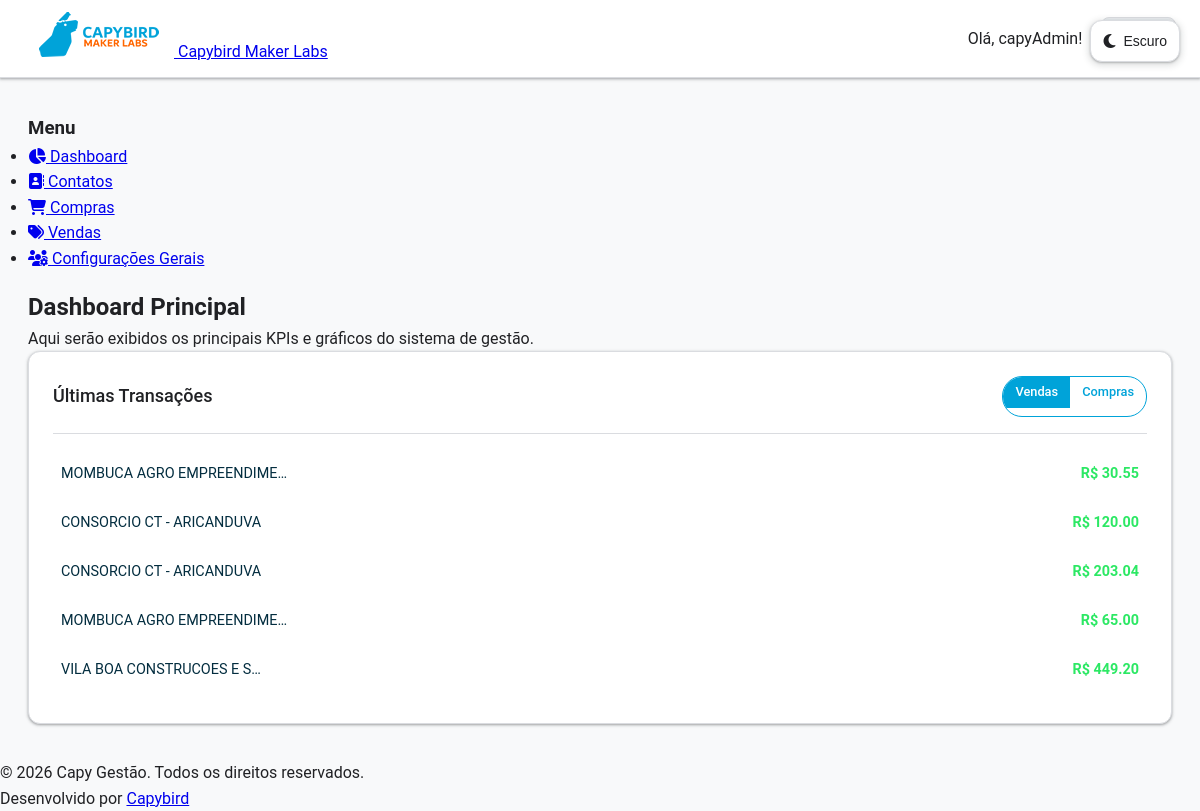
The page /dashboard/ (signed in) on the database its author committed.
### contacts/models.py (models this page shows, shortened)
class Contact(models.Model):
    class PersonType(models.TextChoices):
        INDIVIDUAL = "PF", _("Pessoa Física")
        LEGAL = "PJ", _("Pessoa Jurídica")
    class OrganizationType(models.TextChoices):
        SYSTEM_HOLDER = "HOLDER", _("Gestor do Sistema")  # A sua empresa
        CLIENT = "CLIENT", _("Cliente")  # As empresas clientes
        OTHER = "OTHER", _("Outro")  # Outros tipos de contato PJ
    name = models.CharField(max_length=255, verbose_name=_("Nome Completo"))
    email = models.EmailField(max_length=255, unique=True)
    phone = models.CharField(
        max_length=20,
        blank=True,
        null=True,
        verbose_name=_("Telefone"),
        validators=[
            RegexValidator(
                regex=r'^\+?1?\d{9,15}$',
                message=_("O número de telefone deve estar no formato: '+999999999'. Até 15 dígitos permitidos.")
            )
        ]
    )
    person_type = models.CharField(
        max_length=2,
        choices=PersonType.choices,
        default=PersonType.INDIVIDUAL,
        verbose_name=_("Tipo de Pessoa"),
        db_index=True,
    )
    document = models.CharField(
        max_length=18,
        unique=True,
        blank=True,
        null=True,
        verbose_name=_("CPF/CNPJ"),
        db_index=True,
    )
    is_active = models.BooleanField(default=True, verbose_name=_("Ativo"))
    user = models.OneToOneField(
        User,
        on_delete=models.SET_NULL,
        null=True,
        blank=True,
        verbose_name=_("Usuário Associado"),
        related_name="contact_profile",
    )
    company = models.ForeignKey(
        "self",
        on_delete=models.SET_NULL,
        null=True,
        blank=True,
        verbose_name="Empresa Associada (PJ)",
        limit_choices_to={
            "person_type": "PJ"
        },  # Garante que só PJs possam ser selecionadas aqui
    )
    created_at = models.DateTimeField(auto_now_add=True)
    updated_at = models.DateTimeField(auto_now=True)
    class Meta:
        verbose_name = "Contato"
        verbose_name_plural = "Contatos"
        ordering = ["name"]
    class OrganizationType(models.TextChoices):
        SYSTEM_HOLDER = "HOLDER", "Gestor do Sistema"  # A sua empresa
        CLIENT = "CLIENT", "Cliente"  # As empresas clientes
        OTHER = "OTHER", "Outro"  # Outros tipos de contato PJ
    organization_type = models.CharField(
        max_length=10,
        choices=OrganizationType.choices,
        default=OrganizationType.OTHER,
        verbose_name="Classificação da Organização",
        blank=True,
    )
    logo = models.ImageField(
        upload_to="logos/", null=True, blank=True, verbose_name="Logomarca da Empresa"
    )

### transactions/models.py (models this page shows, shortened)
class Transaction(models.Model):
    class TransactionType(models.TextChoices):
        SALE = "SALE", "Venda"  # Gera receita, diminui estoque
        PURCHASE = "PURCHASE", "Compra"  # Gera despesa, aumenta estoque
    transaction_type = models.CharField(
        max_length=10, choices=TransactionType.choices, verbose_name="Tipo de Transação"
    )
    contact = models.ForeignKey(
        Contact,
        on_delete=models.PROTECT,  # Proíbe deletar um contato que tem transações
        verbose_name="Contato (Cliente/Fornecedor)",
    )
    transaction_date = models.DateTimeField(
        auto_now_add=True, verbose_name="Data da Transação"
    )
    total_value = models.DecimalField(
        max_digits=12, decimal_places=2, default=0.00, verbose_name="Valor Total"
    )
    notes = models.TextField(blank=True, null=True, verbose_name="Observações")
    subtotal = models.DecimalField(
        max_digits=12, decimal_places=2, default=0.00, verbose_name="Subtotal"
    )
    discount = models.DecimalField(
        max_digits=12, decimal_places=2, default=0.00, verbose_name="Desconto"
    )
    additions = models.DecimalField(
        max_digits=12, decimal_places=2, default=0.00, verbose_name="Acréscimos"
    )
    total_value = models.DecimalField(
        max_digits=12, decimal_places=2, default=0.00, verbose_name="Valor Total"
    )
    class Meta:
        verbose_name = "Transação"
        verbose_name_plural = "Transações"
        ordering = ["-transaction_date"]

### core_app/views.py (the view)
# urls.py: path("dashboard/", DashboardView.as_view(), name="dashboard"),
class DashboardView(LoginRequiredMixin, TemplateView):
    template_name = "dashboard.html"
    def get_context_data(self, **kwargs):
        context = super().get_context_data(**kwargs)
        context["latest_sales"] = Transaction.objects.filter(
            transaction_type__iexact="VENDAS"
        ).order_by("-transaction_date")[:5]
        context["latest_purchases"] = Transaction.objects.filter(
            transaction_type__iexact="COMPRAS"
        ).order_by("-transaction_date")[:5]
        return context

### core_app/context_processors.py (called while the page is built, shortened)
def system_branding_processor(request):
    HOLDER_CACHE_KEY = "system_holder_branding"
    holder_data = cache.get(HOLDER_CACHE_KEY)
    if not holder_data:
        try:
            system_holder = Contact.objects.get(
                organization_type=Contact.OrganizationType.SYSTEM_HOLDER
            )
            holder_data = {
                "system_holder_name": system_holder.name,
                "system_holder_logo": system_holder.logo,
            }
            cache.set(HOLDER_CACHE_KEY, holder_data, 3600)
        except Contact.DoesNotExist:
            holder_data = {
                "system_holder_name": "CAPY GESTÃO",
                "system_holder_logo": None,
            }
    return holder_data

### templates/dashboard.html (shortened to what this page needs)
{% extends 'app_base.html' %}
{% block app_content %}
    <h2>Dashboard Principal</h2>
    <p class="mb-4">Aqui serão exibidos os principais KPIs e gráficos do sistema de gestão.</p>
    <div class="dashboard-grid">
        <div class="dashboard-card">
            <div class="card-header">
                <h3>Últimas Transações</h3>
                <div class="radio-toggle">
                    <label for="toggle-sales">Vendas</label>
                    <label for="toggle-purchases">Compras</label>
                </div>
            </div>
            <div class="card-body">
                <ul class="transaction-list" id="sales-list">
                    {% for sale in latest_sales %}
                        <li>
                            <a href="#">
                                <span class="contact-name">{{ sale.contact.name|truncatechars:25 }}</span>
                                <span class="transaction-value sale-color">R$ {{ sale.total_value|floatformat:2 }}</span>
                            </a>
                        </li>
                    {% empty %}
                        <li>Nenhuma venda recente.</li>
                    {% endfor %}
                </ul>
            </div>
        </div>
    </div>
{% endblock app_content %}

### templates/base.html (shortened to what this page needs)
{% load static %}
<!DOCTYPE html>
<html lang="pt-br" data-theme="light">
<head>
    <link rel="stylesheet" href="{% static 'css/style.css' %}">
    <link rel="stylesheet" href="https://cdnjs.cloudflare.com/ajax/libs/font-awesome/6.5.0/css/all.min.css">
</head>
<body>
    <header>
        <nav class="navbar">
            <div class="text-2xl font-bold tracking-wide text-center">
            <a href="{% url 'home' %}">
                {% if system_holder_logo %}
                    <img src="{{ system_holder_logo.url }}" alt="Logo de {{ system_holder_name }}" class="client-logo-img">
                    <span class="system-name-small">{{ system_holder_name }}</span>
                {% else %}
                    <strong class="text-blue-400">{{ system_holder_name|default:"CAPY GESTÃO" }}</strong>
                {% endif %}
            </a>
            </div>
            <div class="nav-menu">
                {% if user.is_authenticated %}
                    <span>Olá, {{ user.username }}!</span>
                    <form class="logout-form" action="{% url 'logout' %}" method="post">
                        <button type="submit" class="btn btn-secondary">Sair</button>
                    </form>
                {% else %}
					<a href="{% url 'login' %}" class="btn btn-primary">Entrar</a>
                {% endif %}
            </div>
        </nav>
    </header>
    <main class="container">
        {% block content %}
        {% endblock %}
    </main>
    <button class="theme-toggle" id="themeToggle" title="Alternar tema">
        <i class="theme-toggle-icon fas fa-moon" id="themeIcon"></i>
        <span id="themeText">Escuro</span>
    </button>
    <footer>
        <div class="mt-auto text-sm text-gray-400">
            <p>© 2026 Capy Gestão. Todos os direitos reservados.</p>
            <p>Desenvolvido por <a href="https://www.capybird.com.br" class="text-blue-400">Capybird</a></p>
        </div>
    </footer>
</body>
</html>

### rows shown on the page
Contact: name "Capybird Maker Labs"
Transaction: contact.name "MOMBUCA AGRO EMPREENDIME…", total_value "30.55"
Transaction: contact.name "CONSORCIO CT - ARICANDUVA", total_value "120.00"
Transaction: contact.name "CONSORCIO CT - ARICANDUVA", total_value "203.04"
Transaction: contact.name "MOMBUCA AGRO EMPREENDIME…", total_value "65.00"
Transaction: contact.name "VILA BOA CONSTRUCOES E S…", total_value "449.20"

### other values the page prints
{{ user.username }} "capyAdmin"
